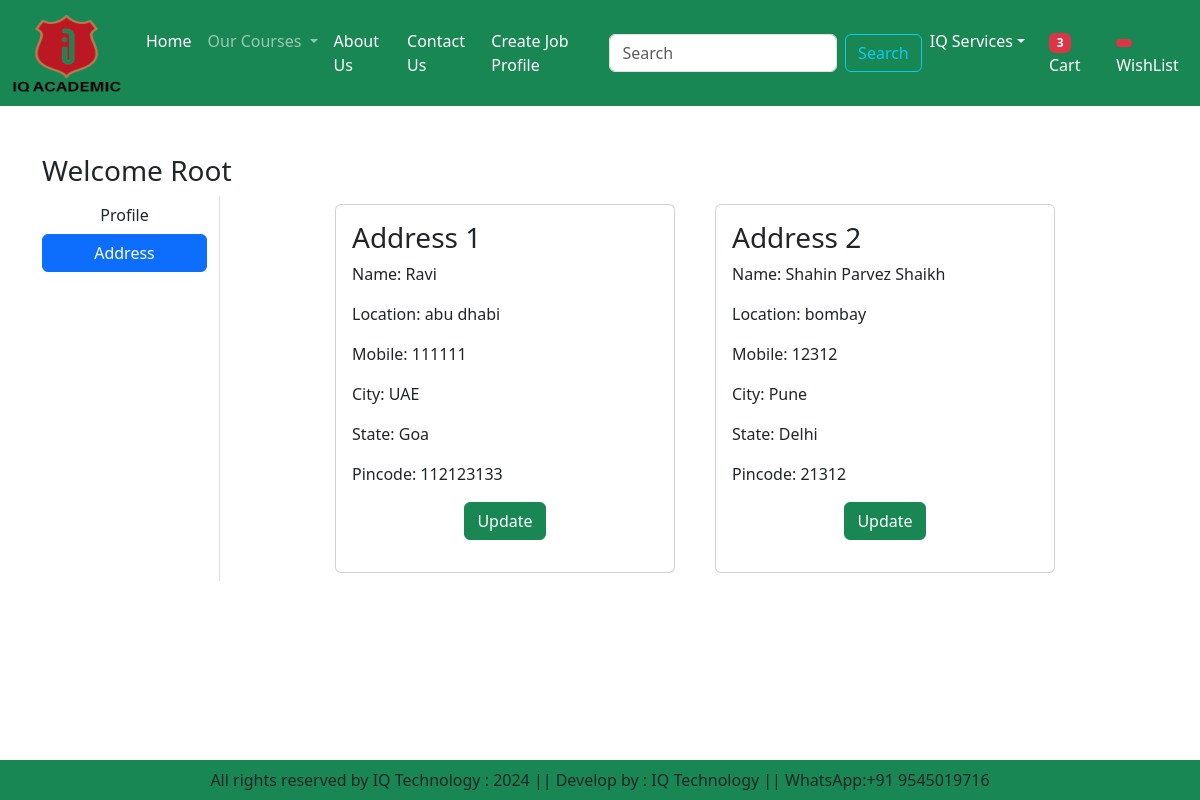
Page /address/ (signed in) on the earlier database version.
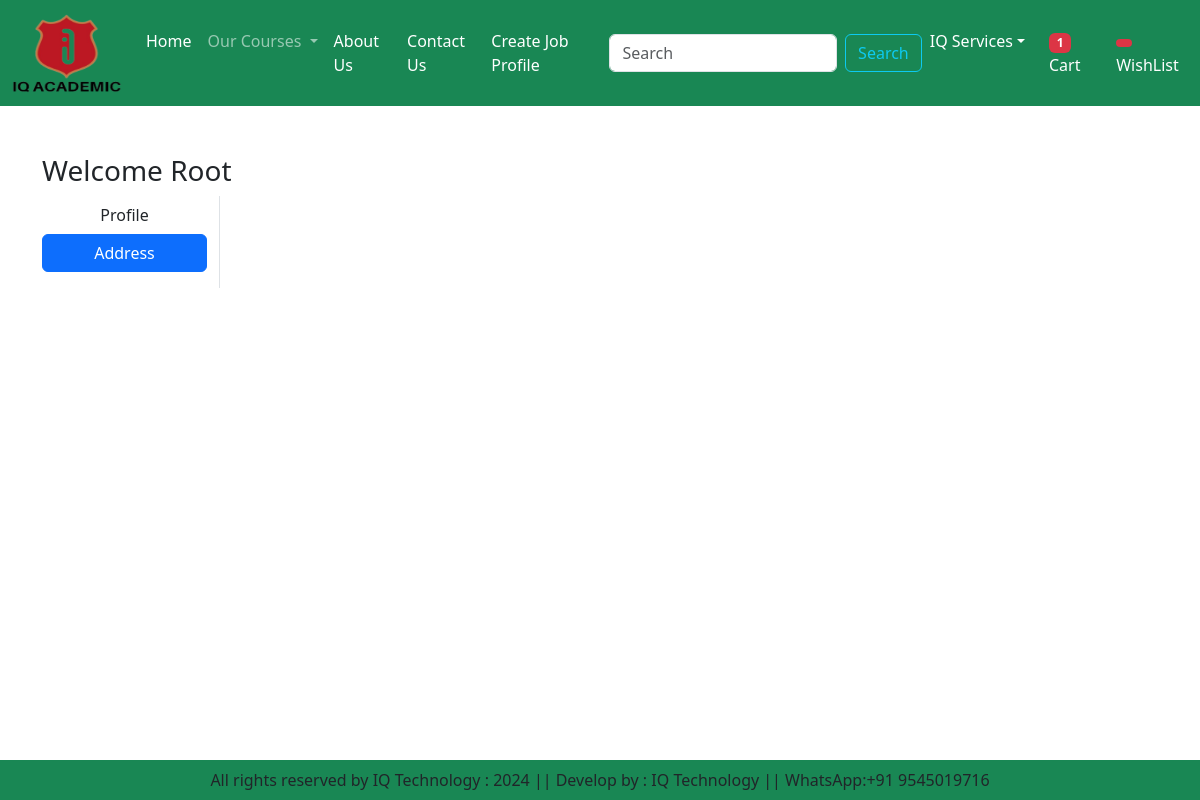
Same page on the later database version.
### app/models.py (models this page shows, shortened)
class Customer(models.Model):
    objects = None
    user = models.ForeignKey(User, on_delete=models.CASCADE)
    name = models.CharField(max_length=200)
    location = models.CharField(max_length=200)
    city = models.CharField(max_length=50)
    mobile = models.IntegerField(default=0)
    zipcode = models.IntegerField()
    state = models.CharField(choices=STATE_CHOICE, max_length=100)

### app/views.py (the view)
# urls.py: path('address/', views.address, name='address'),
def address(request):
    add = Customer.objects.filter(user=request.user)
    totalitem = 0
    wishitem = 0
    if request.user.is_authenticated:
        totalitem = len(Cart.objects.filter(user=request.user))
    return render(request, "app/address.html", locals())

### app/templates/app/address.html (shortened to what this page needs)
    {% extends 'app/base.html' %}
    {% load static %}
    {% block main-content %}
    <div class="container my-5">
        <div class="row">
            <h3>Welcome <span class="text-capitalize">{{request.user}}</span></h3>
            <div class="col-sm-2 border-end">
                <ul class="list-unstyled">
                    <li class="d-grid"><a href="{% url 'profile' %}" class="btn">Profile</a></li>
                    <li class="d-grid"><a href="{% url 'address' %}" class="btn  btn-primary">Address</a></li>
                </ul>
            </div>
            <div class="col-sm-8 offset-sm-1">
                <div class="row">
                    {% for ad in add %}
                        <div class="col-sm-6">
                            <div class="card m-2">
                               <div class="card-body">
                                   <h3>Address {{forloop.counter}}</h3>
                                   <p>Name: {{ad.name}}</p>
                                   <p>Location: {{ad.location}}</p>
                                   <p>Mobile: {{ad.mobile}}</p>
                                   <p>City: {{ad.city}}</p>
                                   <p>State: {{ad.state}}</p>
                                   <p>Pincode: {{ad.zipcode}}</p>
                                   <p class="text-center"> <a href="{% url 'updateAddress' pk=ad.id %}"
                                      type="button" class="btn btn-success">Update</a>
                                   </p>
                               </div>
                            </div>
                        </div>
                    {% endfor %}
                </div>
            </div>
        </div>
    </div>
    {% endblock main-content %}

Differences in the rows shown:
removed Customer: name "Ravi", location "abu dhabi", mobile "111111", city "UAE", state "Goa", zipcode "112123133"
removed Customer: name "Shahin Parvez Shaikh", location "bombay", mobile "12312", city "Pune", state "Delhi", zipcode "21312"
Other differences:
{{ totalitem }}: "3" → "1"
